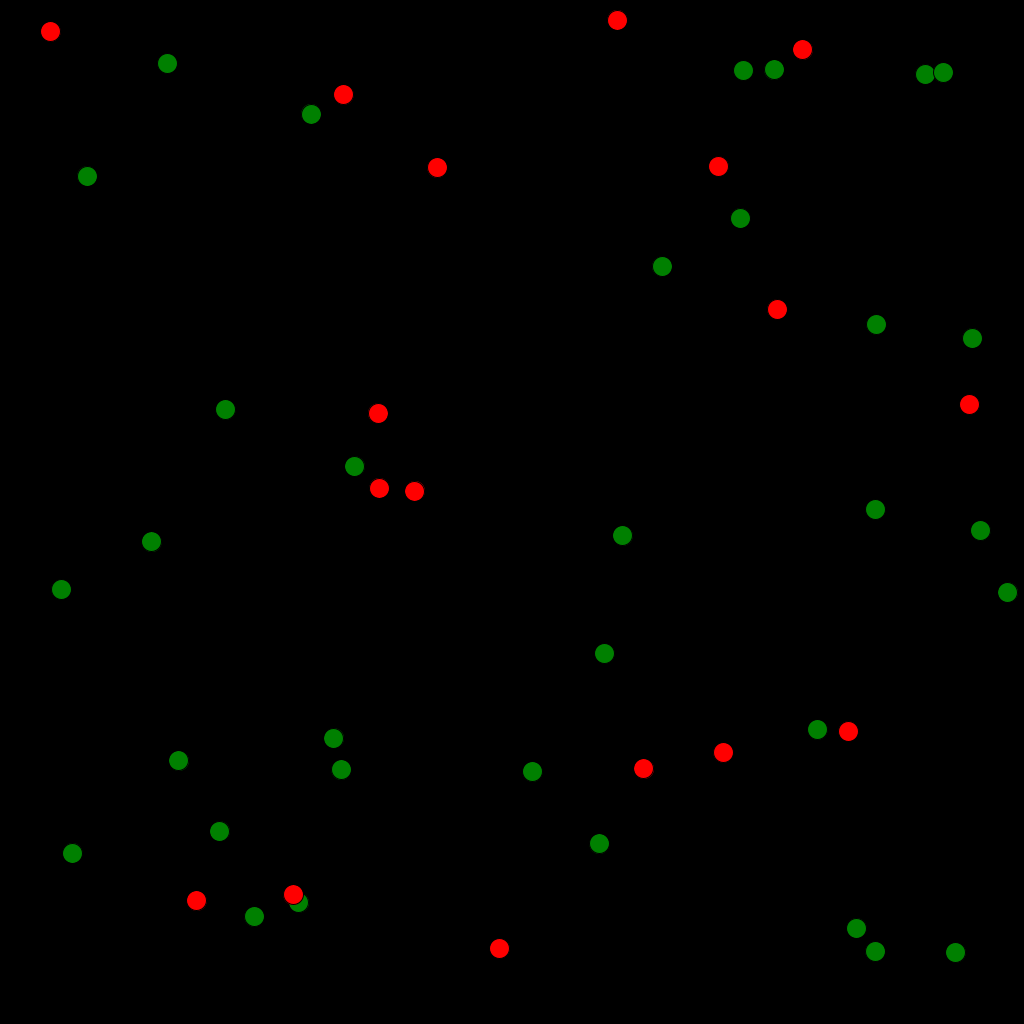
Frame 1 (no input)
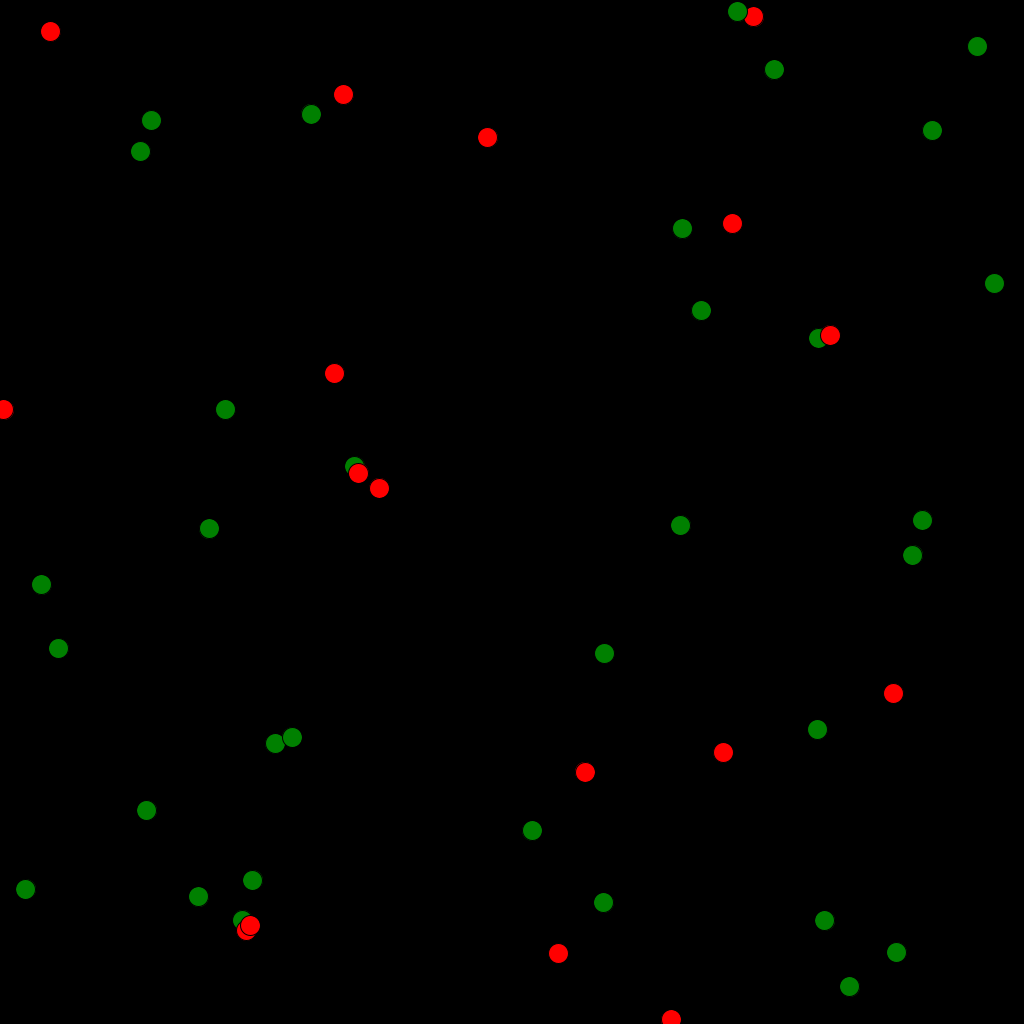
Frame 60 (the mouse pressed at the canvas centre just before this capture)
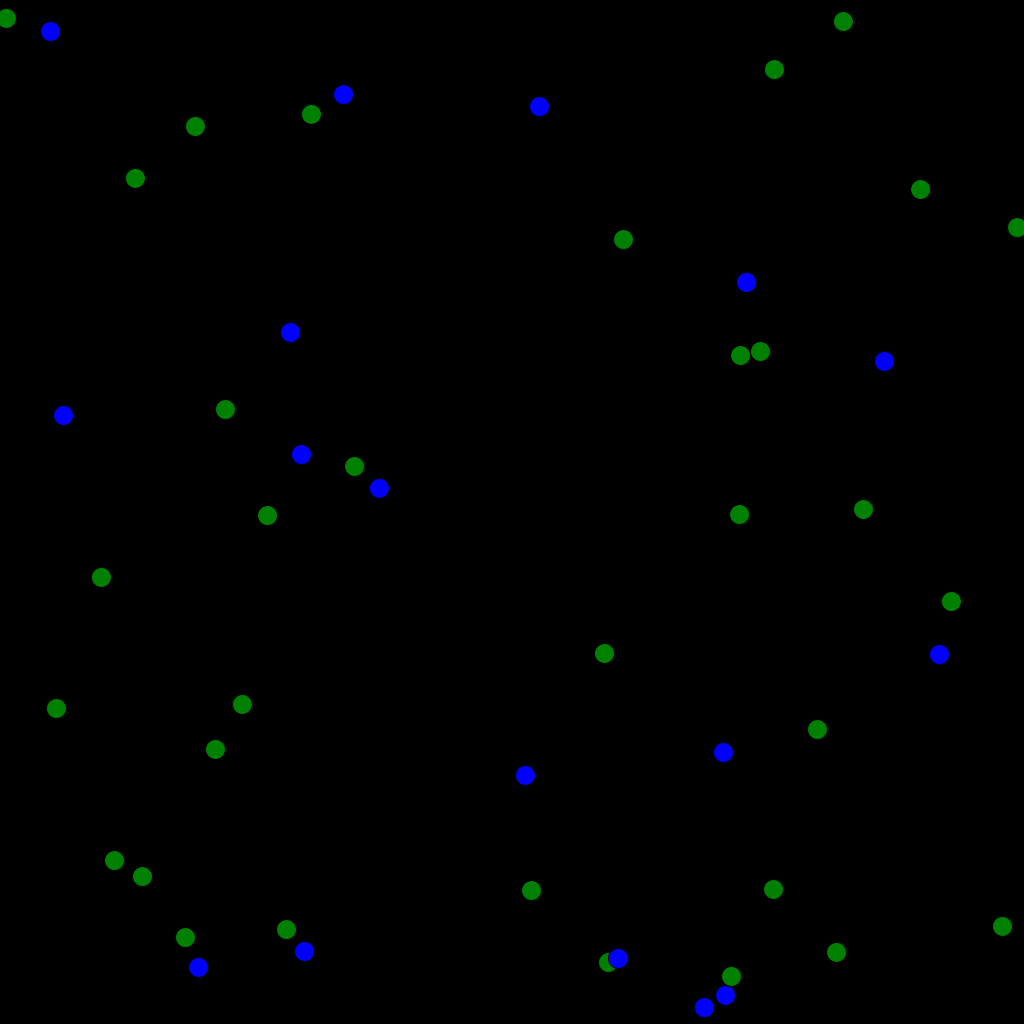
Frame 120 (the mouse held since frame 60 and released just before this capture)

The Processing sketch that drew these frames (run headless with seeded random() and noise(); from frame 60 on, the mouse is pressed at the canvas centre):

// Processing sketch: Caso2
// ── Caso2.pde
Gente gente;

void setup(){
  size(1024,1024);
  gente = new Gente();
  float x;
  float y;
  float number_sick;
  float pEnfermos = 0.3;
  
  for(int i = 0; i < 50;i++){
    x = random(0,1023);
    y = random(0,1023);
    number_sick = random(0,1);
    Individuo individuo = new Individuo(x,y);
    
    if(number_sick <= pEnfermos){
      //agrego enfermo
      individuo.sick=true;
      individuo.timeInfected = millis();
      gente.addIndividuo(individuo);
    }
    else{
      individuo.sick=false;
      individuo.timeInfected=0;
      gente.addIndividuo(individuo);
    }
  }
}

void draw(){
  background(0);
  gente.run();
}

// ── Gente.pde
public class Gente{

  ArrayList<Individuo> individuos;
  Gente(){
    individuos = new ArrayList<Individuo>();
  }
  
  void run(){

    for(Individuo i: individuos){
      i.run();
    }
    
  }
  void addIndividuo(Individuo i){
    individuos.add(i);
  }
}

// ── Individuo.pde
public class Individuo{
  PVector position;
  PVector velocity;
  PVector acceleration;
  float r;
  float maxforce;
  float maxspeed;
  boolean sick;
  int c1, c2, c3;
  float radius = 8.0;
  float vel = 2.0;
  float minDistance = 2 * radius;
  float m = radius*.1;
  boolean maskOn = false;
  float socialDistancing = 1.5 * minDistance;
  boolean recovered;
  int maxTiempoEnfermo = 1500;
  float pTransmision = 0.7;
  int timeInfected = 0;
  boolean inHouse;
  float pInHouse = 0.2;
  float inHouseRandomizer;

  
  
  Individuo(float x, float y){
    position = new PVector(x,y);
    velocity = new PVector(0,0);
    acceleration = new PVector(0,0);
    maxspeed = 5;
    maxforce = 10;
    inHouseRandomizer = random(0,1);
    if(inHouseRandomizer<=pInHouse){
      inHouse=true;
      velocity=new PVector(0,0);
    }
    else{
      inHouse=false;
      velocity = PVector.random2D();
    }
    
    
  }  
  
  void render(){
    fill(c1,c2,c3);
    ellipse(position.x,position.y,20,20);
  }
    void checkBoundaryCollision() {
    if (position.x > width-radius) {
      position.x = width-radius;
      velocity.x *= -1;
    } else if (position.x < radius) {
      position.x = radius;
      velocity.x *= -1;
    } else if (position.y > height-radius) {
      position.y = height-radius;
      velocity.y *= -1;
    } else if (position.y < radius) {
      position.y = radius;
      velocity.y *= -1;
    }
  }

  void checkDistance(Individuo other){
    PVector distanceVect = PVector.sub(other.position,position);
    float pSick = random(0,1);
    float distanceVectMag = distanceVect.mag();
    if(distanceVectMag <= socialDistancing && pSick<=pTransmision){
      if(other.sick == true && sick==false){
        if(recovered==true){
          sick = false;
        }
        else{
          sick = true;
          timeInfected = millis();
        }
      }
      else if(other.sick==false && sick==true){
        if(other.recovered==true){
          other.sick = false;
        }
        else{
          other.sick = true;
          other.timeInfected = millis();
        }
      }
    }
  }
  
  void checkTimeInfected(){
    int delta = millis();
    delta = delta - timeInfected;
    if(delta>=maxTiempoEnfermo){
      sick=false;
      recovered=true;
    }
    else{
      sick =true;
      recovered = false;
    }
  }
  
  void checkCollision(Individuo other){
    //se ven las distancias
    PVector distanceVect = PVector.sub(other.position,position);
    //magnitud del vector que separa los individuos
    float distanceVectMag = distanceVect.mag();
    
    //minima distancia antes de la colision
    float minDistance = 2*radius;
    
    if(distanceVectMag < minDistance){
      float distanceCorrection = (minDistance - distanceVectMag)/2.0;
      PVector d = distanceVect.copy();
      PVector correctionVector = d.normalize().mult(distanceCorrection);
      other.position.add(correctionVector);
      position.sub(correctionVector);
      
      //get angle of distance vect
      float theta = distanceVect.heading();
      // precalradius + other.radiusrig values
      float sine = sin(theta);
      float cosine = cos(theta);

      /* bTemp will hold rotated ball positions. You 
       just need to worry about bTemp[1] position*/
      PVector[] bTemp = {
        new PVector(), new PVector()
      };
      /* this ball's position is relative to the other
       so you can use the vector between them (bVect) as the 
       reference point in the rotation expressions.
       bTemp[0].position.x and bTemp[0].position.y will initialize
       automatically to 0.0, which is what you want
       since b[1] will rotate around b[0] */
      bTemp[1].x  = cosine * distanceVect.x + sine * distanceVect.y;
      bTemp[1].y  = cosine * distanceVect.y - sine * distanceVect.x;

      // rotate Temporary velocities
      PVector[] vTemp = {
        new PVector(), new PVector()
      };
       vTemp[0].x  = cosine * velocity.x + sine * velocity.y;
      vTemp[0].y  = cosine * velocity.y - sine * velocity.x;
      vTemp[1].x  = cosine * other.velocity.x + sine * other.velocity.y;
      vTemp[1].y  = cosine * other.velocity.y - sine * other.velocity.x;

      /* Now that velocities are rotated, you can use 1D
       conservation of momentum equations to calculate 
       the final velocity along the x-axis. */
      PVector[] vFinal = {  
        new PVector(), new PVector()
      };
      // final rotated velocity for b[0]
      vFinal[0].x = ((m - other.m) * vTemp[0].x + 2 * other.m * vTemp[1].x) / (m + other.m);
      vFinal[0].y = vTemp[0].y;

      // final rotated velocity for b[0]
      vFinal[1].x = ((other.m - m) * vTemp[1].x + 2 * m * vTemp[0].x) / (m + other.m);
      vFinal[1].y = vTemp[1].y;

      // hack to avoid clumping
      bTemp[0].x += vFinal[0].x;
      bTemp[1].x += vFinal[1].x;

      /* Rotate ball positions and velocities back
       Reverse signs in trig expressions to rotate 
       in the opposite direction */
      // rotate balls
      PVector[] bFinal = { 
        new PVector(), new PVector()
      };

      bFinal[0].x = cosine * bTemp[0].x - sine * bTemp[0].y;
      bFinal[0].y = cosine * bTemp[0].y + sine * bTemp[0].x;
      bFinal[1].x = cosine * bTemp[1].x - sine * bTemp[1].y;
      bFinal[1].y = cosine * bTemp[1].y + sine * bTemp[1].x;

      // update balls to screen position
      other.position.x = position.x + bFinal[1].x;
      other.position.y = position.y + bFinal[1].y;

      position.add(bFinal[0]);

      // update velocities
      velocity.x = cosine * vFinal[0].x - sine * vFinal[0].y;
      velocity.y = cosine * vFinal[0].y + sine * vFinal[0].x;
      other.velocity.x = cosine * vFinal[1].x - sine * vFinal[1].y;
      other.velocity.y = cosine * vFinal[1].y + sine * vFinal[1].x;
      

    }
  }
  void run(){
    if(sick==true){
      c1 = 255;
      c2 = 0;
      c3 = 0;
    }
    else if(sick==false){
     c1 = 0;
    c2 = 128;
    c3 = 0;
    }
    
      update();
      borders();
      render();
    }
  void update(){
      if(sick ==true){
      checkTimeInfected();
      }
      if(recovered ==true){
    c1=0;
    c2=0;
    c3=255;
    }
      velocity.add(acceleration);
      velocity.limit(maxspeed);
      position.add(velocity);
      acceleration.mult(0);
    }
  void borders(){
    if (position.x < 0) position.x = width+r;
    if (position.y < 0) position.y = height+r;
    if (position.x > width+0) position.x = -r;
    if (position.y > height+0) position.y = -r;
  }
}
